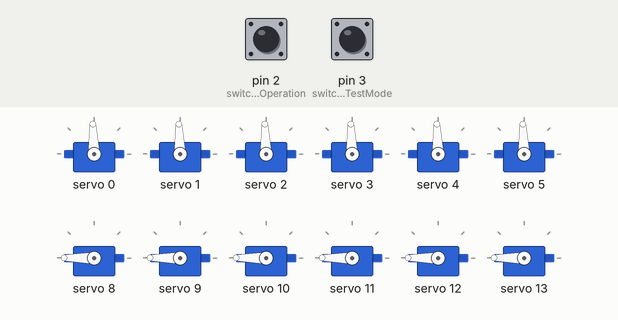
Bench run of a sketch on a simulated Arduino Uno, built with avr-gcc and run on an emulated ATmega328P. On the bench: 12 × servo. The test bench sets the inputs (shaded band); at power-on: pin 3 (switchPinTestMode) HIGH, pin 2 (switchPinOperation) HIGH.

Above: at 1.2 s.
1.3 s: pin 3 (switchPinTestMode) pulled LOW for 1 s
At 1.47 s:
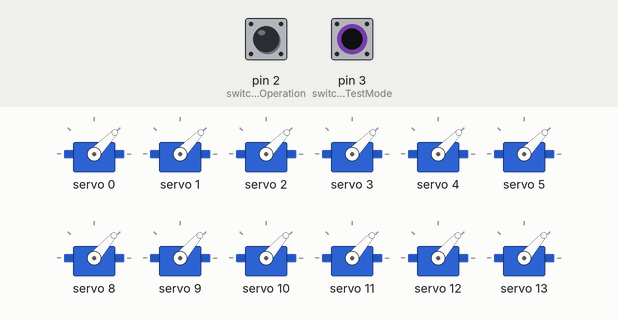
4.3 s: pin 2 (switchPinOperation) pulled LOW for 0.15 s
At 4.37 s:
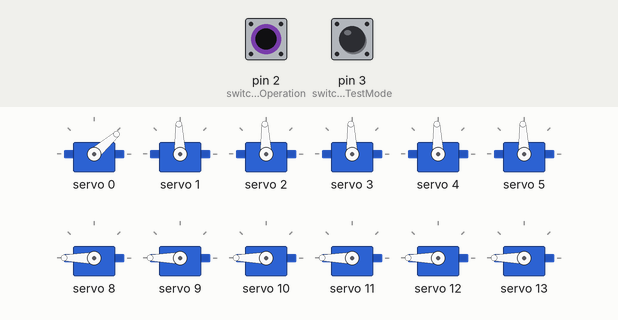
5.9 s: pin 3 (switchPinTestMode) pulled LOW for 3.2 s
10.6 s: pin 3 (switchPinTestMode) pulled LOW for 3.2 s
15.3 s: pin 2 (switchPinOperation) pulled LOW for 3.2 s
At 19.8 s:
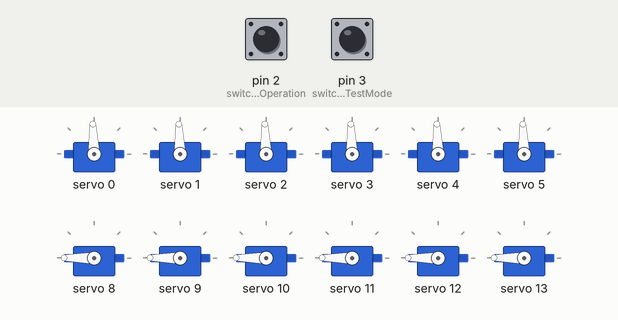
Timing chart, 0 to 21.0 s (numbered marks = the images above; inputs shaded):
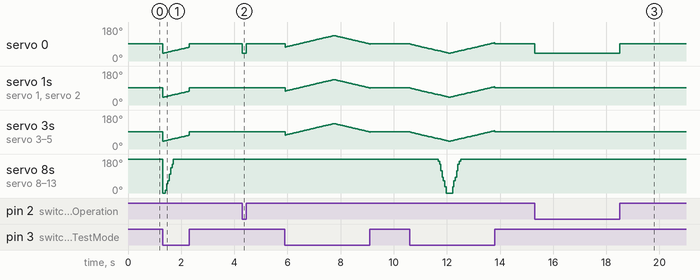

Measured:
- after the input at 1.3 s, servo 8–13: 180° → 0° at once, → 180° 0.09 s later
- after the input at 4.3 s, servo 0: 92° → 41° at once, → 92° 0.15 s later
- after the input at 15.3 s, servo 0: 92° → 41° at once, → 92° 3.2 s later

The sketch:

WitchdoctorHat.ino
```cpp
// TheEvil Witchdoctor's Hat With 5 Eyes
// (2024) Voor m'n lieve guppie
//
// WitchdoctorHat.ino : v0.6-refactor c0.0.0 (dev release!)

#include <Wire.h>
#include <Adafruit_PWMServoDriver.h>

Adafruit_PWMServoDriver pwm = Adafruit_PWMServoDriver();

// Define the left, right, and center angle limits for the servos
int left = 35;   // Leftmost position
int right = 130; // Rightmost position
int center = 87; // Center position
const int servoChannels[] = {0, 1, 2, 3, 4, 5}; // Servo channels
const int ledChannels[] = {8, 9, 10, 11, 12, 13};  // Corresponding LED channels
const int switchPinTestMode = 3;  // Pin for Test Mode switch (D3)
const int switchPinOperation = 2; // Pin for normal operation switch (D2)
bool isTestMode = false;          // Initially, not in test mode
bool isMoving = false;            // Initially, no movement

unsigned long previousMillisServo[6] = {0, 0, 0, 0, 0, 0};
unsigned long previousMillisLED[6] = {0, 0, 0, 0, 0, 0};
unsigned long previousMillisBlink[6] = {0, 0, 0, 0, 0, 0};  // For LED blinking
const long intervalServo = 30;    // Adjusted interval for smooth servo movement
const long intervalLED = 50;      // Adjusted interval for smoother LED fade
const long blinkInterval = 500;   // LED blink interval (500ms)

int currentServoAngle[6] = {35, 35, 35, 35, 35, 35}; // Start all at the leftmost angle
int servoDirection[6] = {1, 1, 1, 1, 1, 1};          // 1 for sweeping right, -1 for sweeping left
bool ledState[6] = {false, false, false, false, false, false}; // LED state for blinking
int stage[6] = {0, 0, 0, 0, 0, 0};
unsigned long stageStart[6] = {0, 0, 0, 0, 0, 0};

void setup() {
  pinMode(switchPinTestMode, INPUT_PULLUP);  // Use internal pull-up resistor for test mode switch (D3)
  pinMode(switchPinOperation, INPUT_PULLUP); // Use internal pull-up resistor for normal operation switch (D2)
  Wire.begin();                              // Initialize I²C communication
  pwm.begin();                               // Initialize the PCA9685
  pwm.setPWMFreq(60);                        // Set frequency to 60Hz for both servos and LEDs

  // Center all servos at startup
  for (int i = 0; i < 6; i++) {
    centerServo(i);
  }

  // Set the initial brightness for LEDs
  for (int i = 0; i < 6; i++) {
    pwm.setPWM(ledChannels[i], 0, 0);  // Turn off LEDs initially
  }
}

void loop() {
  unsigned long currentMillis = millis();

  // Check if the test mode switch (D3) is LOW (ON)
  if (digitalRead(switchPinTestMode) == LOW) {
    isTestMode = true;  // Activate test mode
  } else {
    isTestMode = false; // Deactivate test mode
  }

  if (isTestMode) {
    // Run test mode logic: synchronized servos and LEDs
    for (int i = 0; i < 6; i++) {
      if (currentMillis - previousMillisServo[i] >= intervalServo) {
        previousMillisServo[i] = currentMillis;
        updateServoTestMode(i); // Synchronized servo movement per servo
      }
      if (currentMillis - previousMillisLED[i] >= intervalLED) {
        previousMillisLED[i] = currentMillis;
        updateLEDTestMode(i); // Synchronized LED fading per LED
      }
    }
  } else {
    // Check if pin D2 is connected (LOW) or disconnected (HIGH)
    if (digitalRead(switchPinOperation) == HIGH) {
      // Pin D2 is disconnected: move servos to center and set LEDs to 50% brightness
      for (int i = 0; i < 6; i++) {
        centerServo(i); // Move each servo to the center position
        pwm.setPWM(ledChannels[i], 0, 2048); // Set each LED to 50% brightness
      }
    } else {
      // Normal operations for all servos and LEDs
      for (int i = 0; i < 5; i++) { // Only iterate over connected servos (0-4)
        operateServoLEDPair(i, currentMillis); // Run specific logic for each servo
      }
    }
  }
}

// Function to center a specific servo
void centerServo(int servoIndex) {
  int pulseLength = map(center, 0, 180, 150, 600);  // Adjust pulse for the servo angle
  pwm.setPWM(servoChannels[servoIndex], 0, pulseLength);
}

// Function to update servo position in test mode
void updateServoTestMode(int servoIndex) {
  int pulseLength = map(currentServoAngle[servoIndex], 0, 180, 150, 600);  // Adjust pulse for servo angle
  pwm.setPWM(servoChannels[servoIndex], 0, pulseLength);

  // Update servo angle for sweeping in test mode
  currentServoAngle[servoIndex] += servoDirection[servoIndex];
  if (currentServoAngle[servoIndex] >= right || currentServoAngle[servoIndex] <= left) {
    servoDirection[servoIndex] = -servoDirection[servoIndex];  // Reverse direction at the edges
  }
}

// Function to update LED brightness corresponding to servo positions in test mode
void updateLEDTestMode(int servoIndex) {
  int brightness = map(currentServoAngle[servoIndex], left, right, 0, 4095);  // Brightness based on servo position
  pwm.setPWM(ledChannels[servoIndex], 0, brightness);
}

// Function to handle specific behavior for each servo-LED pair
void operateServoLEDPair(int servoIndex, unsigned long currentMillis) {
  switch (servoIndex) {
    case 0:
      operationModeCase0(servoIndex, currentMillis);
      break;
    case 1:
      //operationModeCase1(servoIndex, currentMillis);
      break;
    case 2:
      //operationModeCase2(servoIndex, currentMillis);
      break;
    case 3:
      //operationModeCase3(servoIndex, currentMillis);
      break;
    case 4:
      //operationModeCase4(servoIndex, currentMillis);
      break;
  }
}

// Function for operation mode case 0
void operationModeCase0(int servoIndex, unsigned long currentMillis) {
  switch (stage[servoIndex]) {
    case 0:
      // Center the eye for 3 seconds
      centerServo(servoIndex);
      pwm.setPWM(ledChannels[servoIndex], 0, 4095); // LED stays on
      if (currentMillis - stageStart[servoIndex] >= 3000) {
        stage[servoIndex] = 1;
        stageStart[servoIndex] = currentMillis;
      }
      break;
    case 1:
      // Move swiftly to the left
      int pulseLengthLeft = map(left, 0, 180, 150, 600);
      pwm.setPWM(servoChannels[servoIndex], 0, pulseLengthLeft);
      if (currentMillis - stageStart[servoIndex] >= 2000) {
        stage[servoIndex] = 2;
        stageStart[servoIndex] = currentMillis;
      }
      break;
    case 2:
      // Blink twice at the left boundary
      if (currentMillis - stageStart[servoIndex] < 1000) {
        blinkLED(servoIndex, currentMillis);
      } else {
        stage[servoIndex] = 3;
        stageStart[servoIndex] = currentMillis;
      }
      break;
    case 3:
      // Move slowly back to center
      int pulseLengthCenter = map(center, 0, 180, 150, 600);
      pwm.setPWM(servoChannels[servoIndex], 0, pulseLengthCenter); // Slow move back to center
      if (currentMillis - stageStart[servoIndex] >= 3000) {
        stage[servoIndex] = 4;
        stageStart[servoIndex] = currentMillis;
      }
      break;
    case 4:
      // Center for 3 seconds
      centerServo(servoIndex);
      if (currentMillis - stageStart[servoIndex] >= 3000) {
        stage[servoIndex] = 5;
        stageStart[servoIndex] = currentMillis;
      }
      break;
    case 5:
      // Move swiftly to the right
      int pulseLengthRight = map(right, 0, 180, 150, 600);
      pwm.setPWM(servoChannels[servoIndex], 0, pulseLengthRight);
      if (currentMillis - stageStart[servoIndex] >= 2000) {
        stage[servoIndex] = 6;
        stageStart[servoIndex] = currentMillis;
      }
      break;
    case 6:
      // Blink twice at the right boundary
      if (currentMillis - stageStart[servoIndex] < 1000) {
        blinkLED(servoIndex, currentMillis);
      } else {
        stage[servoIndex] = 7;
        stageStart[servoIndex] = currentMillis;
      }
      break;
    case 7:
      // Move slowly back to center
      pwm.setPWM(servoChannels[servoIndex], 0, pulseLengthCenter); // Slow move back to center
      if (currentMillis - stageStart[servoIndex] >= 3000) {
        stage[servoIndex] = 0;
        stageStart[servoIndex] = currentMillis;
      }
      break;
  }
}

// Function for operation mode case 1
void operationModeCase1(int servoIndex, unsigned long currentMillis) {
  if (stage[servoIndex] == 0) {
    // Move back and forth continuously
    if (currentMillis - previousMillisServo[servoIndex] >= intervalServo) {
      previousMillisServo[servoIndex] = currentMillis;
      int pulseLength = map(currentServoAngle[servoIndex], 0, 180, 150, 600);
      pwm.setPWM(servoChannels[servoIndex], 0, pulseLength);
      currentServoAngle[servoIndex] += servoDirection[servoIndex];
      if (currentServoAngle[servoIndex] >= right || currentServoAngle[servoIndex] <= left) {
        servoDirection[servoIndex] = -servoDirection[servoIndex];
      }
    }
    if (currentMillis - previousMillisLED[servoIndex] >= intervalLED) {
      previousMillisLED[servoIndex] = currentMillis;
      updateLEDTestMode(servoIndex);
    }
  }
}

// Function for operation mode case 2
void operationModeCase2(int servoIndex, unsigned long currentMillis) {
  if (stage[servoIndex] == 0) {
    // Fade LED in and out
    int brightness = map(currentMillis % 4000, 0, 2000, 0, 4095);
    pwm.setPWM(ledChannels[servoIndex], 0, brightness);
  }
}

// Function for operation mode case 3
void operationModeCase3(int servoIndex, unsigned long currentMillis) {
  if (stage[servoIndex] == 0) {
    // Center servo and keep LED on
    centerServo(servoIndex);
    pwm.setPWM(ledChannels[servoIndex], 0, 4095); // LED on
  }
}

// Function for operation mode case 4
void operationModeCase4(int servoIndex, unsigned long currentMillis) {
  if (stage[servoIndex] == 0) {
    // Center servo and keep LED on
    centerServo(servoIndex);
    pwm.setPWM(ledChannels[servoIndex], 0, 4095); // LED on
  }
}

// Function to blink LED
void blinkLED(int servoIndex, unsigned long currentMillis) {
  if (currentMillis - previousMillisBlink[servoIndex] >= blinkInterval) {
    previousMillisBlink[servoIndex] = currentMillis;
    ledState[servoIndex] = !ledState[servoIndex];  // Toggle the LED state

    if (ledState[servoIndex]) {
      pwm.setPWM(ledChannels[servoIndex], 0, 4095);  // Turn the LED on
    } else {
      pwm.setPWM(ledChannels[servoIndex], 0, 0);  // Turn the LED off
    }
  }
}
```
